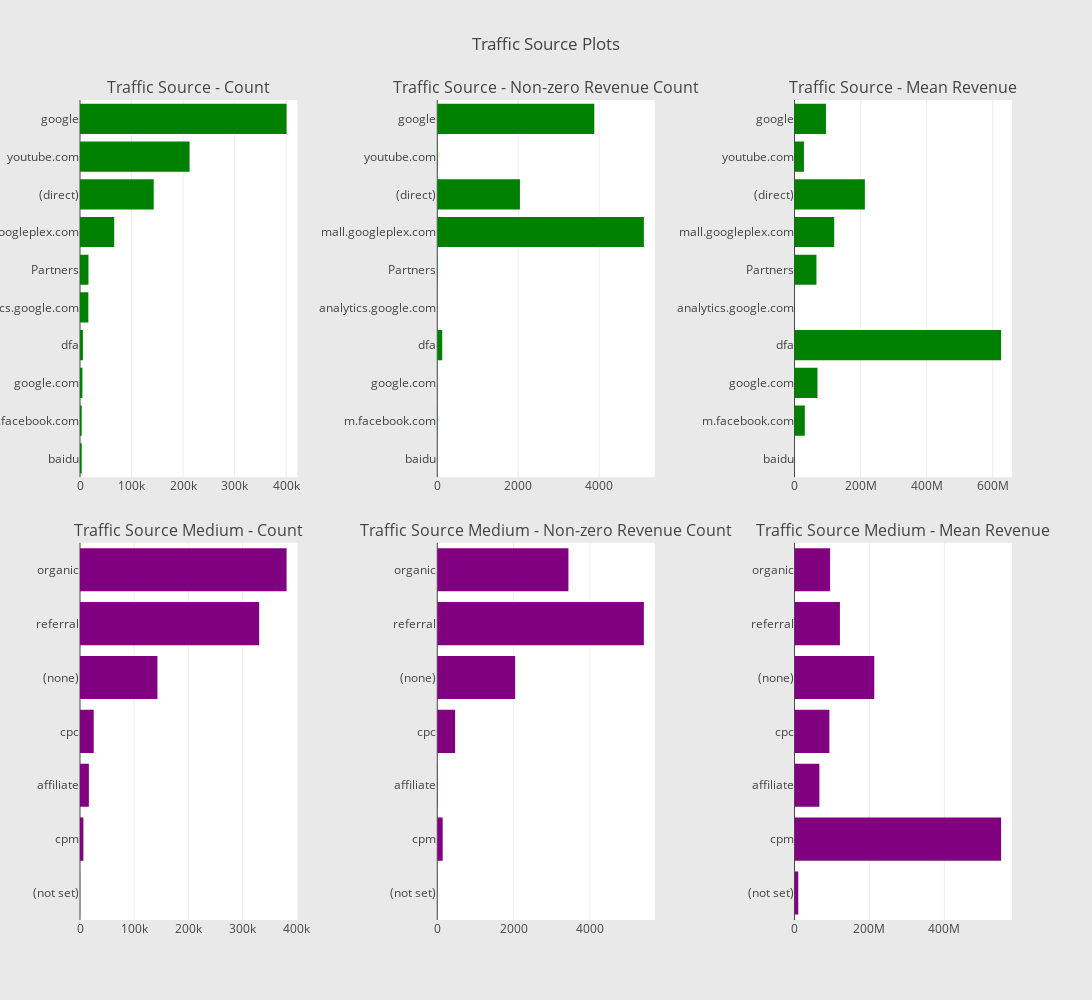

Notebook code cell kept with this figure:
### Code cell
# Continent
cnt_srs = train_df.groupby('trafficSource.source')['totals.transactionRevenue'].agg(['size', 'count', 'mean'])
cnt_srs.columns = ["count", "count of non-zero revenue", "mean"]
cnt_srs = cnt_srs.sort_values(by="count", ascending=False)
trace1 = horizontal_bar_chart(cnt_srs["count"].head(10), 'green')
trace2 = horizontal_bar_chart(cnt_srs["count of non-zero revenue"].head(10), 'green')
trace3 = horizontal_bar_chart(cnt_srs["mean"].head(10), 'green')

# Sub-continent
cnt_srs = train_df.groupby('trafficSource.medium')['totals.transactionRevenue'].agg(['size', 'count', 'mean'])
cnt_srs.columns = ["count", "count of non-zero revenue", "mean"]
cnt_srs = cnt_srs.sort_values(by="count", ascending=False)
trace4 = horizontal_bar_chart(cnt_srs["count"], 'purple')
trace5 = horizontal_bar_chart(cnt_srs["count of non-zero revenue"], 'purple')
trace6 = horizontal_bar_chart(cnt_srs["mean"], 'purple')

# Creating two subplots
fig = tools.make_subplots(rows=2, cols=3, vertical_spacing=0.08, horizontal_spacing=0.15, 
                          subplot_titles=["Traffic Source - Count", "Traffic Source - Non-zero Revenue Count", "Traffic Source - Mean Revenue",
                                          "Traffic Source Medium - Count",  "Traffic Source Medium - Non-zero Revenue Count", "Traffic Source Medium - Mean Revenue"
                                          ])

fig.append_trace(trace1, 1, 1)
fig.append_trace(trace2, 1, 2)
fig.append_trace(trace3, 1, 3)
fig.append_trace(trace4, 2, 1)
fig.append_trace(trace5, 2, 2)
fig.append_trace(trace6, 2, 3)

fig['layout'].update(height=1000, width=1200, paper_bgcolor='rgb(233,233,233)', title="Traffic Source Plots")
py.iplot(fig, filename='traffic-source-plots')

### Figure 1 — Plotly figure (JSON) as saved in the notebook; plotly's stock layout.template omitted (floating-point values rounded to 4 significant figures)
{"data": [{"marker": {"color": "green"}, "orientation": "h", "showlegend": false, "type": "bar", "x": [3356, 3365, 4669, 5686, 16172, 16411, 66416, 143028, 212602, 400788], "xaxis": "x1", "y": ["baidu", "m.facebook.com", "google.com", "dfa", "analytics.google.com", "Partners", "mall.googleplex.com", "(direct)", "youtube.com", "google"], "yaxis": "y1"}, {"marker": {"color": "green"}, "orientation": "h", "showlegend": false, "type": "bar", "x": [0, 6, 5, 123, 0, 9, 5103, 2042, 11, 3879], "xaxis": "x2", "y": ["baidu", "m.facebook.com", "google.com", "dfa", "analytics.google.com", "Partners", "mall.googleplex.com", "(direct)", "youtube.com", "google"], "yaxis": "y2"}, {"marker": {"color": "green"}, "orientation": "h", "showlegend": false, "type": "bar", "x": [null, 31130000.0, 69448000, 625400000.0, null, 66380000.0, 120100000.0, 212900000.0, 28550000.0, 95120000.0], "xaxis": "x3", "y": ["baidu", "m.facebook.com", "google.com", "dfa", "analytics.google.com", "Partners", "mall.googleplex.com", "(direct)", "youtube.com", "google"], "yaxis": "y3"}, {"marker": {"color": "purple"}, "orientation": "h", "showlegend": false, "type": "bar", "x": [120, 6262, 16403, 25326, 143026, 330955, 381561], "xaxis": "x4", "y": ["(not set)", "cpm", "affiliate", "cpc", "(none)", "referral", "organic"], "yaxis": "y4"}, {"marker": {"color": "purple"}, "orientation": "h", "showlegend": false, "type": "bar", "x": [1, 142, 9, 468, 2042, 5415, 3438], "xaxis": "x5", "y": ["(not set)", "cpm", "affiliate", "cpc", "(none)", "referral", "organic"], "yaxis": "y5"}, {"marker": {"color": "purple"}, "orientation": "h", "showlegend": false, "type": "bar", "x": [9990000, 551700000.0, 66380000.0, 93070000.0, 212900000.0, 121200000.0, 94930000.0], "xaxis": "x6", "y": ["(not set)", "cpm", "affiliate", "cpc", "(none)", "referral", "organic"], "yaxis": "y6"}], "layout": {"annotations": [{"font": {"size": 16}, "showarrow": false, "text": "Traffic Source - Count", "x": 0.1167, "xanchor": "center", "xref": "paper", "y": 1, "yanchor": "bottom", "yref": "paper"}, {"font": {"size": 16}, "showarrow": false, "text": "Traffic Source - Non-zero Revenue Count", "x": 0.5, "xanchor": "center", "xref": "paper", "y": 1, "yanchor": "bottom", "yref": "paper"}, {"font": {"size": 16}, "showarrow": false, "text": "Traffic Source - Mean Revenue", "x": 0.8833, "xanchor": "center", "xref": "paper", "y": 1, "yanchor": "bottom", "yref": "paper"}, {"font": {"size": 16}, "showarrow": false, "text": "Traffic Source Medium - Count", "x": 0.1167, "xanchor": "center", "xref": "paper", "y": 0.46, "yanchor": "bottom", "yref": "paper"}, {"font": {"size": 16}, "showarrow": false, "text": "Traffic Source Medium - Non-zero Revenue Count", "x": 0.5, "xanchor": "center", "xref": "paper", "y": 0.46, "yanchor": "bottom", "yref": "paper"}, {"font": {"size": 16}, "showarrow": false, "text": "Traffic Source Medium - Mean Revenue", "x": 0.8833, "xanchor": "center", "xref": "paper", "y": 0.46, "yanchor": "bottom", "yref": "paper"}], "height": 1000, "paper_bgcolor": "rgb(233,233,233)", "title": "Traffic Source Plots", "width": 1200, "xaxis1": {"anchor": "y1", "domain": [0, 0.2333]}, "xaxis2": {"anchor": "y2", "domain": [0.3833, 0.6167]}, "xaxis3": {"anchor": "y3", "domain": [0.7667, 1.0]}, "xaxis4": {"anchor": "y4", "domain": [0, 0.2333]}, "xaxis5": {"anchor": "y5", "domain": [0.3833, 0.6167]}, "xaxis6": {"anchor": "y6", "domain": [0.7667, 1.0]}, "yaxis1": {"anchor": "x1", "domain": [0.54, 1]}, "yaxis2": {"anchor": "x2", "domain": [0.54, 1]}, "yaxis3": {"anchor": "x3", "domain": [0.54, 1]}, "yaxis4": {"anchor": "x4", "domain": [0, 0.46]}, "yaxis5": {"anchor": "x5", "domain": [0, 0.46]}, "yaxis6": {"anchor": "x6", "domain": [0, 0.46]}}}
